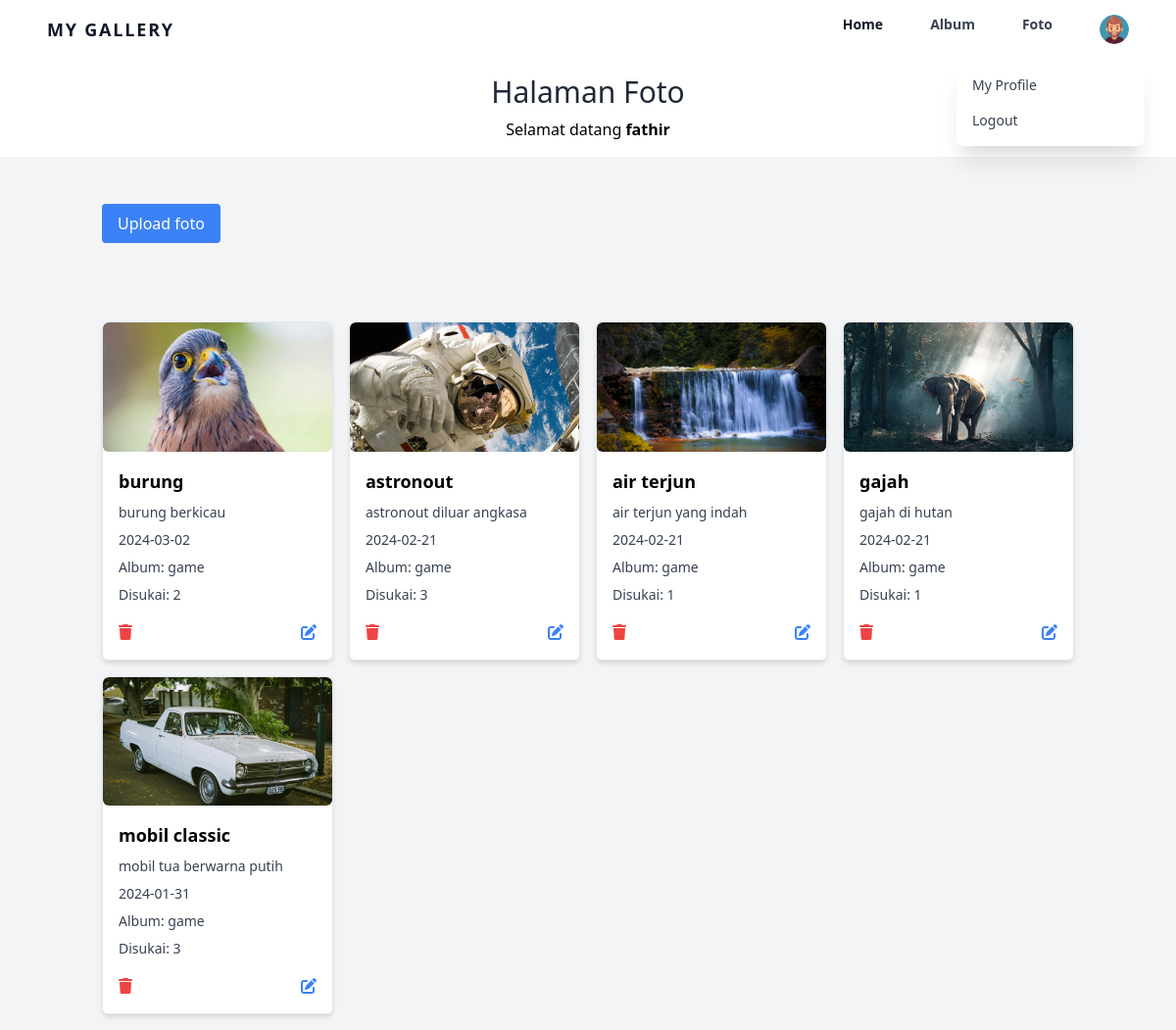
Page /adminfoto.php (signed in) on the committed database.
### tables this page shows
CREATE TABLE `user` (
  `userid` int NOT NULL,
  `username` varchar(255) NOT NULL,
  `password` varchar(255) NOT NULL,
  `email` varchar(255) NOT NULL,
  `namalengkap` varchar(255) NOT NULL,
  `alamat` text NOT NULL,
  `role` varchar(20) NOT NULL DEFAULT 'user',
  `profile_photo` varchar(255) NOT NULL
);

CREATE TABLE `foto` (
  `fotoid` int NOT NULL,
  `judulfoto` varchar(255) NOT NULL,
  `deskripsifoto` text NOT NULL,
  `tanggalunggah` date NOT NULL,
  `lokasifile` varchar(255) NOT NULL,
  `albumid` int NOT NULL,
  `userid` int NOT NULL,
  `jumlahlike` int DEFAULT '0'
);

CREATE TABLE `album` (
  `albumid` int NOT NULL,
  `namaalbum` varchar(255) NOT NULL,
  `deskripsi` text NOT NULL,
  `tanggaldibuat` date NOT NULL,
  `userid` int NOT NULL,
  `acceslevel` enum('private','public') NOT NULL DEFAULT 'private'
);

### adminfoto.php (the view, shortened to what this page needs)
<?php
include "./koneksi.php";
function getUserProfile($conn, $userid)
{
    $query = mysqli_query($conn, "SELECT * FROM user WHERE userid = $userid");
    return mysqli_fetch_assoc($query);
}
$user = isset($_SESSION['userid']) ? getUserProfile($conn, $_SESSION['userid']) : null;
?>
<!DOCTYPE html>
<html lang="en">
<head>
    <link rel="stylesheet" href="./css/all.min.css">
    <link rel="stylesheet" href="./css/fontawesome.min.css">
    <link href="https://cdn.jsdelivr.net/npm/tailwindcss@2.0.2/dist/tailwind.min.css" rel="stylesheet">
</head>
<body class="font-sans bg-gray-100">
<?php include 'adminnavbar.php'; ?>
    <div class="bg-white p-4">
        <h1 class="text-3xl text-center text-gray-800">Halaman Foto</h1>
        <p class="text-center mt-2">Selamat datang <b>
                <?= $_SESSION['namalengkap'] ?>
            </b></p>
    </div>
    <div class="container mx-auto mt-8 p-4">
        <button id="btnTambahfoto" class="bg-blue-500 text-white px-4 py-2 rounded mb-4">Upload foto</button>
    </div>
    <div class="container mx-auto mt-8 p-4 grid grid-cols-1 sm:grid-cols-2 md:grid-cols-3 lg:grid-cols-4 gap-4">
        <?php
        include "koneksi.php";
        $userid = $_SESSION['userid'];
        $sql = mysqli_query($conn, "SELECT * FROM foto,album WHERE foto.userid='$userid' AND foto.albumid=album.albumid ORDER BY foto.tanggalunggah DESC");
        while ($data = mysqli_fetch_array($sql)) {
            ?>
            <div
                class="bg-white border rounded-md overflow-hidden shadow-md transform transition-transform ease-in-out hover:scale-105 relative">
                <div class="relative" style="padding-bottom: 56.25%;">
                    <a href="detail.php?fotoid=<?= $data['fotoid'] ?>">
                        <img src="gambar/<?= $data['lokasifile'] ?>" alt="<?= $data['judulfoto'] ?>"
                            class="absolute inset-0 w-full h-full object-cover rounded-md">
                    </a>
                </div>
                <div class="p-4">
                    <div class="text-lg font-bold mb-2">
                        <?= $data['judulfoto'] ?>
                    </div>
                    <p class="text-sm text-gray-700 mb-2">
                        <?= $data['deskripsifoto'] ?>
                    </p>
                    <p class="text-sm text-gray-700 mb-2">
                        <?= $data['tanggalunggah'] ?>
                    </p>
                    <p class="text-sm text-gray-700 mb-2">Album:
                        <?= $data['namaalbum'] ?>
                    </p>
                    <p class="text-sm text-gray-700 mb-2">Disukai:
                        <?php
                        $fotoid = $data['fotoid'];
                        $sql2 = mysqli_query($conn, "select * from likefoto where fotoid='$fotoid'");
                        echo mysqli_num_rows($sql2);
                        ?>
                    </p>
                    <div class="flex justify-between items-center mt-4">
                        <a href="hapus_foto.php?fotoid=<?= $data['fotoid'] ?>" class="text-red-500 hover:underline"><i
                                class="fa-solid fa-trash"></i></a>
                        <a href="edit_foto.php?fotoid=<?= $data['fotoid'] ?>" class="text-blue-500 hover:underline"><i
                                class="fa-solid fa-pen-to-square"></i></a>
                    </div>
                </div>
            </div>
            <?php
        }
        ?>
    </div>
</body>
</html>

### adminnavbar.php (shortened to what this page needs)
<!DOCTYPE html>
<html lang="en">
<head>
  <link rel="stylesheet" href="./css/all.min.css">
  <link rel="stylesheet" href="./css/fontawesome.min.css">
  <link href="https://cdn.jsdelivr.net/npm/tailwindcss@2.2.19/dist/tailwind.min.css" rel="stylesheet">
</head>
<body class="bg-gray-100">
  <div class="w-full text-gray-700 bg-white dark-mode:text-gray-200 dark-mode:bg-gray-800 hidden md:block">
    <div x-data="{ open: false }" class="flex flex-col max-w-screen-xl px-4 mx-auto md:items-center md:justify-between md:flex-row md:px-6 lg:px-8">
      <div class="p-4 flex flex-row items-center justify-between">
        <a href="#" class="text-lg font-semibold tracking-widest text-gray-900 uppercase rounded-lg dark-mode:text-white focus:outline-none focus:shadow-outline">MY GALLERY</a>
      </div>
      <nav :class="{'flex': open, 'hidden': !open}" class="flex-col flex-grow pb-4 md:pb-0 hidden md:flex md:justify-end md:flex-row">
        <a class="px-4 py-2 mt-2 text-sm font-semibold text-gray-900 rounded-lg dark-mode:bg-gray-700 dark-mode:hover:bg-gray-600 dark-mode:focus:bg-gray-600 dark-mode:focus:text-white dark-mode:hover:text-white dark-mode:text-gray-200 md:mt-0 hover:text-gray-900 focus:text-gray-900 hover:bg-gray-200 focus:bg-gray-200 focus:outline-none focus:shadow-outline" href="index.php">Home</a>
        <a class="px-4 py-2 mt-2 text-sm font-semibold bg-transparent rounded-lg dark-mode:bg-transparent dark-mode:hover:bg-gray-600 dark-mode:focus:bg-gray-600 dark-mode:focus:text-white dark-mode:hover:text-white dark-mode:text-gray-200 md:mt-0 md:ml-4 hover:text-gray-900 focus:text-gray-900 hover:bg-gray-200 focus:bg-gray-200 focus:outline-none focus:shadow-outline" href="album.php">Album</a>
        <a class="px-4 py-2 mt-2 text-sm font-semibold bg-transparent rounded-lg dark-mode:bg-transparent dark-mode:hover:bg-gray-600 dark-mode:focus:bg-gray-600 dark-mode:focus:text-white dark-mode:hover:text-white dark-mode:text-gray-200 md:mt-0 md:ml-4 hover:text-gray-900 focus:text-gray-900 hover:bg-gray-200 focus:bg-gray-200 focus:outline-none focus:shadow-outline" href="foto.php">Foto</a>
        <div x-data="{ openDropdown: false }" class="relative md:inline-block" @click.away="openDropdown = false">
          <button @click="openDropdown = !openDropdown" class="px-4 py-2 mt-2 text-sm font-semibold bg-transparent rounded-lg dark-mode:bg-transparent dark-mode:hover:bg-gray-600 dark-mode:focus:bg-gray-600 dark-mode:focus:text-white dark-mode:hover:text-white dark-mode:text-gray-200 md:mt-0 md:ml-4 hover:text-gray-900 focus:text-gray-900 hover:bg-gray-200 focus:bg-gray-200 focus:outline-none focus:shadow-outline">
              <?php if(isset($_SESSION['userid']) && isset($user['profile_photo'])): ?>
                  <img src="./<?= $user['profile_photo'] ?>" style="width: 30px; height: 30px; border-radius: 50%; object-fit: cover;" alt="User Icon">
              <?php else: ?>
                  <img src="https://cdn-icons-png.flaticon.com/512/9131/9131529.png" style="width: 30px; height: 30px; border-radius: 50%; object-fit: cover;" alt="User Icon">
              <?php endif; ?>
          </button>
          <div x-show="openDropdown" class="absolute md:right-0 mt-2 py-2 w-48 bg-white rounded-md shadow-xl z-10">
              <?php if(isset($_SESSION['userid'])): ?>
                  <a href="profile.php" class="block px-4 py-2 text-sm text-gray-700 hover:bg-gray-200">My Profile</a>
                  <a href="logout.php" onclick="return confirm('Apakah Anda yakin ingin logout?');" class="block px-4 py-2 text-sm text-gray-700 hover:bg-gray-200">Logout</a>
              <?php else: ?>
                  <a href="login.php" class="block px-4 py-2 text-sm text-gray-700 hover:bg-gray-200">Login</a>
                  <a href="register.php" class="block px-4 py-2 text-sm text-gray-700 hover:bg-gray-200">Register</a>
              <?php endif; ?>
          </div>
        </div>
      </nav>
    </div>
  </div>
</body>
</html>

### rows in the picture
user: profile_photo (picture)
foto: lokasifile (picture), judulfoto "burung", deskripsifoto "burung berkicau", tanggalunggah "2024-03-02", albumid.namaalbum "game", mysqli_num_rows($sql2) "2"
foto: lokasifile (picture), judulfoto "astronout", deskripsifoto "astronout diluar angkasa", tanggalunggah "2024-02-21", albumid.namaalbum "game", mysqli_num_rows($sql2) "3"
foto: lokasifile (picture), judulfoto "air terjun", deskripsifoto "air terjun yang indah", tanggalunggah "2024-02-21", albumid.namaalbum "game", mysqli_num_rows($sql2) "1"
foto: lokasifile (picture), judulfoto "gajah", deskripsifoto "gajah di hutan", tanggalunggah "2024-02-21", albumid.namaalbum "game", mysqli_num_rows($sql2) "1"
foto: lokasifile (picture), judulfoto "mobil classic", deskripsifoto "mobil tua berwarna putih", tanggalunggah "2024-01-31", albumid.namaalbum "game", mysqli_num_rows($sql2) "3"

### other values in the picture
$_SESSION['namalengkap'] "fathir"
